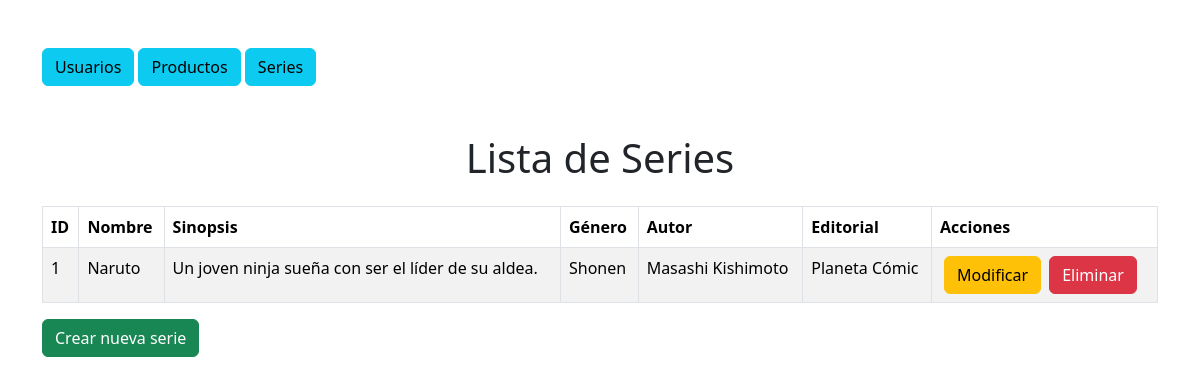
Page /index.php?entity=serie&action=show&id=1 (signed in) on the committed database.
### tables this page shows
CREATE TABLE serie (
    id_serie INT AUTO_INCREMENT PRIMARY KEY,
    nombre VARCHAR(100) NOT NULL,
    sinopsis TEXT,
    genero VARCHAR(50),
    autor VARCHAR(100),
    editorial VARCHAR(50)
);

### controller/CSerie.php (called while the page is built, shortened)
<?php
require_once 'model/MSerie.php';
class CSerie
{
    private $model;
    public function __construct()
    {
        $this->model = new MSerie();
    }
    public function show($id)
    {
        $data = [$this->model->getById($id)];
        require __DIR__ . '/../view/VSerieShow.php';
    }
}

### index.php (called while the page is built)
<?php
    require_once __DIR__ . '/controller/Controller.php';
?>

### db/db.php (called while the page is built)
<?php
    class Db{
        public static function getConexion(){
            $conexion=new mysqli("localhost", "root", "", "manga_ancha");
            $conexion->query("SET NAMES 'utf8'");
            return $conexion;
        }
    }
?>

### model/MSerie.php (called while the page is built, shortened)
<?php
class MSerie {
    private $conexion;
    public function __construct()
    {
        $this->conexion = Db::getConexion();
    }
    public function getById($id) {
        $sentencia = $this->conexion->prepare("SELECT * FROM serie WHERE id_serie = ?;");
        $sentencia->bind_param("i", $id);
        $sentencia->execute();
        $resultado = $sentencia->get_result();
        return $resultado->fetch_assoc();
    }
}
?>

### view/VSerieShow.php (the view, shortened to what this page needs)
<!DOCTYPE html>
<html lang="es">
<head>
    <link href="https://cdn.jsdelivr.net/npm/bootstrap@5.3.1/dist/css/bootstrap.min.css" rel="stylesheet">
</head>
<body>
<div class="container mt-5">
    <a href="index.php?entity=usuario&action=index" class="btn btn-info">Usuarios</a>
    <a href="index.php?entity=producto&action=index" class="btn btn-info">Productos</a>
    <a href="index.php?entity=serie&action=index" class="btn btn-info">Series</a>
</div>
<div class="container mt-5">
    <h1 class="text-center mb-4">Lista de Series</h1>
    <table class="table table-striped table-bordered">
        <thead class="bg-dark text-white">
            <tr>
                <th scope="col">ID</th>
                <th scope="col">Nombre</th>
                <th scope="col">Sinopsis</th>
                <th scope="col">Género</th>
                <th scope="col">Autor</th>
                <th scope="col">Editorial</th>
                <th scope="col">Acciones</th>
            </tr>
        </thead>
        <tbody>
            <?php
                foreach($data as $dato) {
                    echo '<tr>';
                    echo '<td>' . $dato["id_serie"] . '</td>';
                    echo '<td>' . $dato["nombre"] . '</td>';
                    echo '<td>' . $dato["sinopsis"] . '</td>';
                    echo '<td>' . $dato["genero"] . '</td>';
                    echo '<td>' . $dato["autor"] . '</td>';
                    echo '<td>' . $dato["editorial"] . '</td>';
                    echo '<td>';
                    echo '<a href="index.php?entity=serie&action=edit&id=' . $dato['id_serie'] . '" class="btn btn-warning mx-1">Modificar</a>';
                    echo '<a href="index.php?entity=serie&action=destroy&id=' . $dato['id_serie'] . '" class="btn btn-danger mx-1">Eliminar</a>';
                    echo '</td>';
                    echo '</tr>';
                }
            ?>
        </tbody>
    </table>
    <a href="index.php?entity=serie&action=create" class="btn btn-success">Crear nueva serie</a>
</div>
</body>
</html>

### rows in the picture
serie: id_serie "1", nombre "Naruto", sinopsis "Un joven ninja sueña con ser el líder de su aldea.", genero "Shonen", autor "Masashi Kishimoto", editorial "Planeta Cómic"
